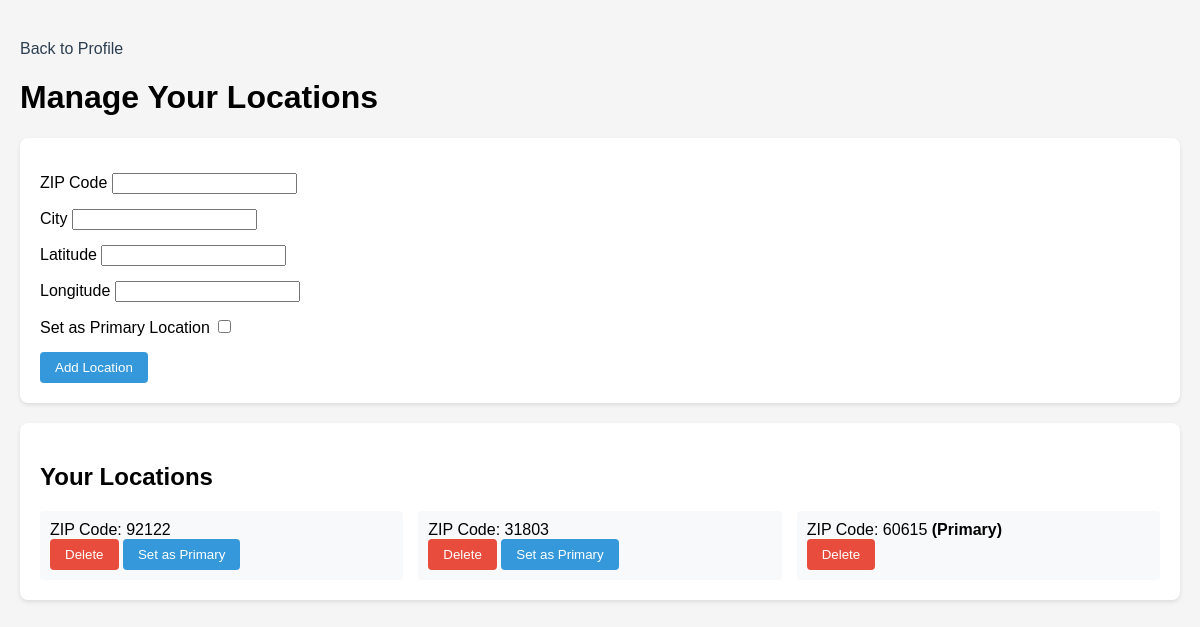
/manage_locations (signed in), run on an earlier commit of the app's database.
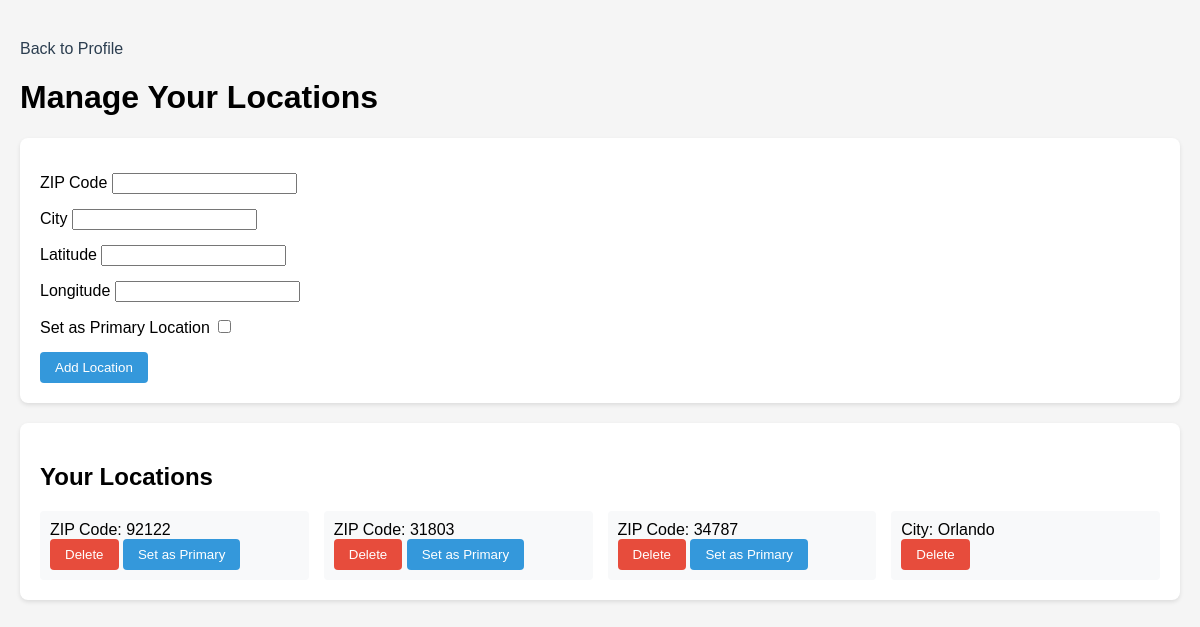
And on a later commit of the database.
### models.py (models this page shows, shortened)
class UserLocation(db.Model):
    id = db.Column(db.Integer, primary_key=True)
    location_zip = db.Column(db.String(10), nullable=True)
    location_city = db.Column(db.String(100), nullable=True)
    location_latitude = db.Column(db.String(20), nullable=True)
    location_longitude = db.Column(db.String(20), nullable=True)
    is_primary = db.Column(db.Boolean, default=False)
    user_id = db.Column(db.Integer, db.ForeignKey('user.id'), nullable=False)

### main.py (the view, shortened to what this page needs)
@app.route('/manage_locations', methods=['GET', 'POST'])
@login_required
def manage_locations():
    form = LocationForm()
    user_locations = UserLocation.query.filter_by(user_id=current_user.id).all()
    return render_template('manage_locations.html', form=form, locations=user_locations)

### forms.py (shortened to what this page needs)
class LocationForm(FlaskForm):
    location_zip = StringField('ZIP Code', validators=[Optional()])
    location_city = StringField('City', validators=[Optional()])
    location_latitude = StringField('Latitude', validators=[Optional()])
    location_longitude = StringField('Longitude', validators=[Optional()])
    is_primary = BooleanField('Set as Primary Location')
    submit = SubmitField('Save Location')

### main.py (called while the page is built)
@app.before_request
def setup():
        db.create_all()
        populate_sample_data()

@login_manager.user_loader
def load_user(user_id):
    return User.query.get(int(user_id))

### templates/manage_locations.html (shortened to what this page needs)
<!DOCTYPE html>
<html>
<head>
    <link rel="stylesheet" type="text/css" href="static/styles.css">
</head>
<body>
    <div class="nav-links">
        <a href="{{ url_for('profile') }}">Back to Profile</a>
    </div>
    <h1>Manage Your Locations</h1>
    <div class="recommendations-module">
        <form method="POST">
            <div class="form-group">{{ form.location_zip.label }} {{ form.location_zip() }}</div>
            <div class="form-group">{{ form.location_city.label }} {{ form.location_city() }}</div>
            <div class="form-group">{{ form.location_latitude.label }} {{ form.location_latitude() }}</div>
            <div class="form-group">{{ form.location_longitude.label }} {{ form.location_longitude() }}</div>
            <div class="form-group">{{ form.is_primary.label }} {{ form.is_primary() }}</div>
            <button type="submit">Add Location</button>
        </form>
    </div>
    <div class="weather-module">
        <h2>Your Locations</h2>
        <div class="weather-grid">
            {% for location in locations %}
            <div class="weather-item">
                {% if location.location_zip %}<div>ZIP Code: {{ location.location_zip }} {% if location.is_primary
                    %}<strong>(Primary)</strong>{% endif %}</div>{% endif %}
                {% if location.location_city %}<div>City: {{ location.location_city }}</div>{% endif %}
                <div class="item-actions">
                    <form action="{{ url_for('delete_location', location_id=location.id) }}" method="POST"
                        style="display: inline;">
                        <button type="submit" class="delete-btn"
                            onclick="return confirm('Are you sure you want to delete this location?');">Delete</button>
                    </form>
                    {% if not location.is_primary %}
                    <form action="{{ url_for('set_primary_location', location_id=location.id) }}" method="POST"
                        style="display: inline;">
                        <button type="submit">Set as Primary</button>
                    </form>
                    {% endif %}
                </div>
            </div>
            {% endfor %}
        </div>
    </div>
</body>
</html>

What changed in the data, as far as the page shows it:
removed UserLocation: location_zip "60615", is_primary "(Primary)"
added UserLocation: location_zip "34787"
added UserLocation: location_city "Orlando"
